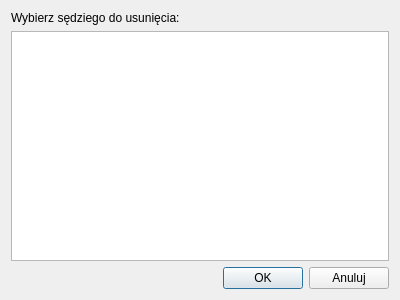
<?xml version="1.0" encoding="UTF-8"?>
<ui version="4.0">
 <class>DeleteUmpireDialog</class>
 <widget class="QDialog" name="DeleteUmpireDialog">
  <property name="geometry">
   <rect>
    <x>0</x>
    <y>0</y>
    <width>400</width>
    <height>300</height>
   </rect>
  </property>
  <property name="windowTitle">
   <string>Usuń Sędziego</string>
  </property>
  <layout class="QVBoxLayout" name="verticalLayout">
   <item>
    <widget class="QLabel" name="label">
     <property name="text">
      <string>Wybierz sędziego do usunięcia:</string>
     </property>
    </widget>
   </item>
   <item>
    <widget class="QListView" name="WidokSedziow">
     <property name="selectionBehavior">
      <enum>QAbstractItemView::SelectRows</enum>
     </property>
    </widget>
   </item>
   <item>
    <layout class="QHBoxLayout" name="horizontalLayout">
     <item>
      <spacer name="horizontalSpacer">
       <property name="orientation">
        <enum>Qt::Horizontal</enum>
       </property>
       <property name="sizeHint" stdset="0">
        <size>
         <width>40</width>
         <height>20</height>
        </size>
       </property>
      </spacer>
     </item>
     <item>
      <widget class="QPushButton" name="OK">
       <property name="text">
        <string>OK</string>
       </property>
      </widget>
     </item>
     <item>
      <widget class="QPushButton" name="Anuluj">
       <property name="text">
        <string>Anuluj</string>
       </property>
      </widget>
     </item>
    </layout>
   </item>
  </layout>
 </widget>
 <resources/>
 <connections/>
</ui>
